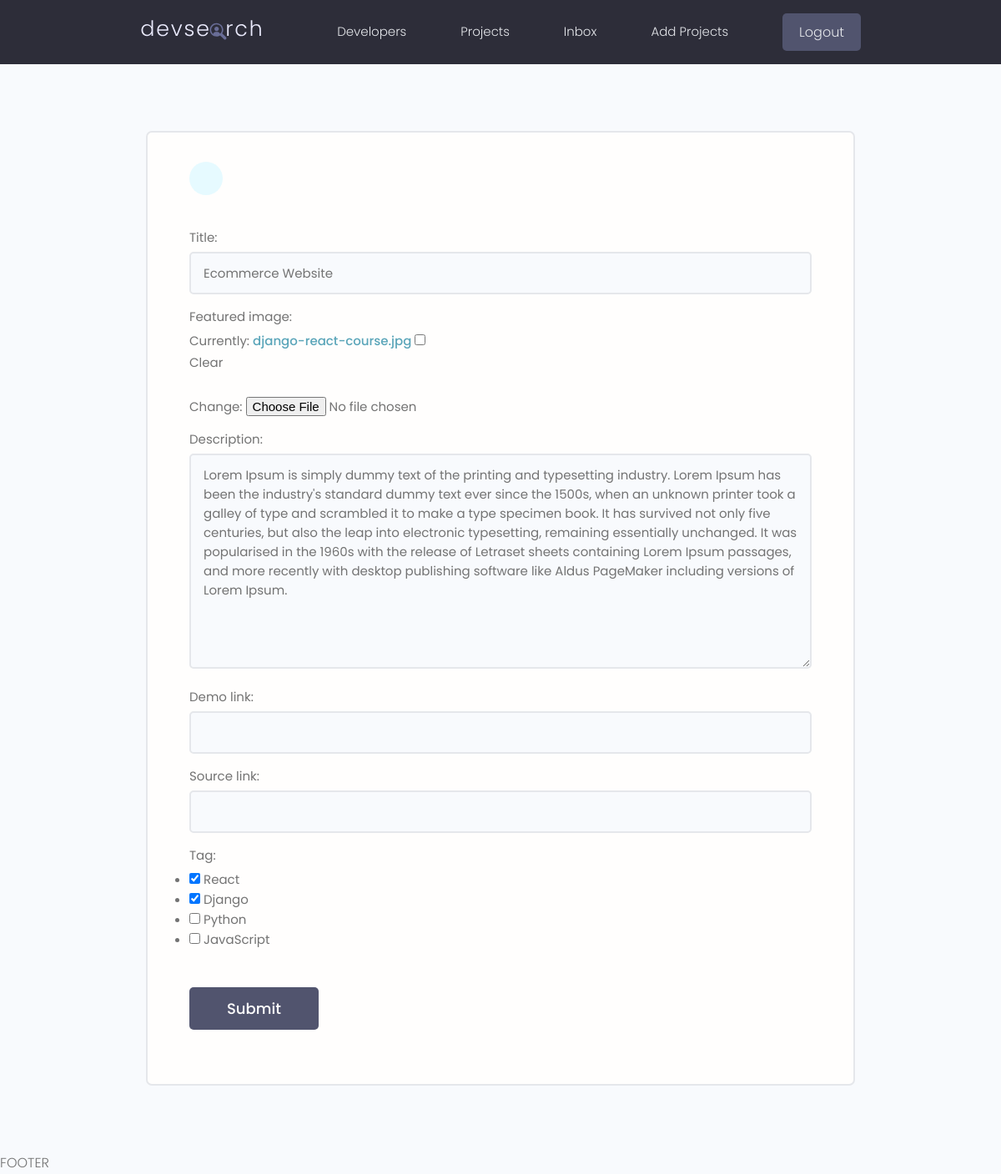
The page /projects/update-project/e0876eed2e7843fbacb52210df6950fb (signed in) on the database as committed earlier.
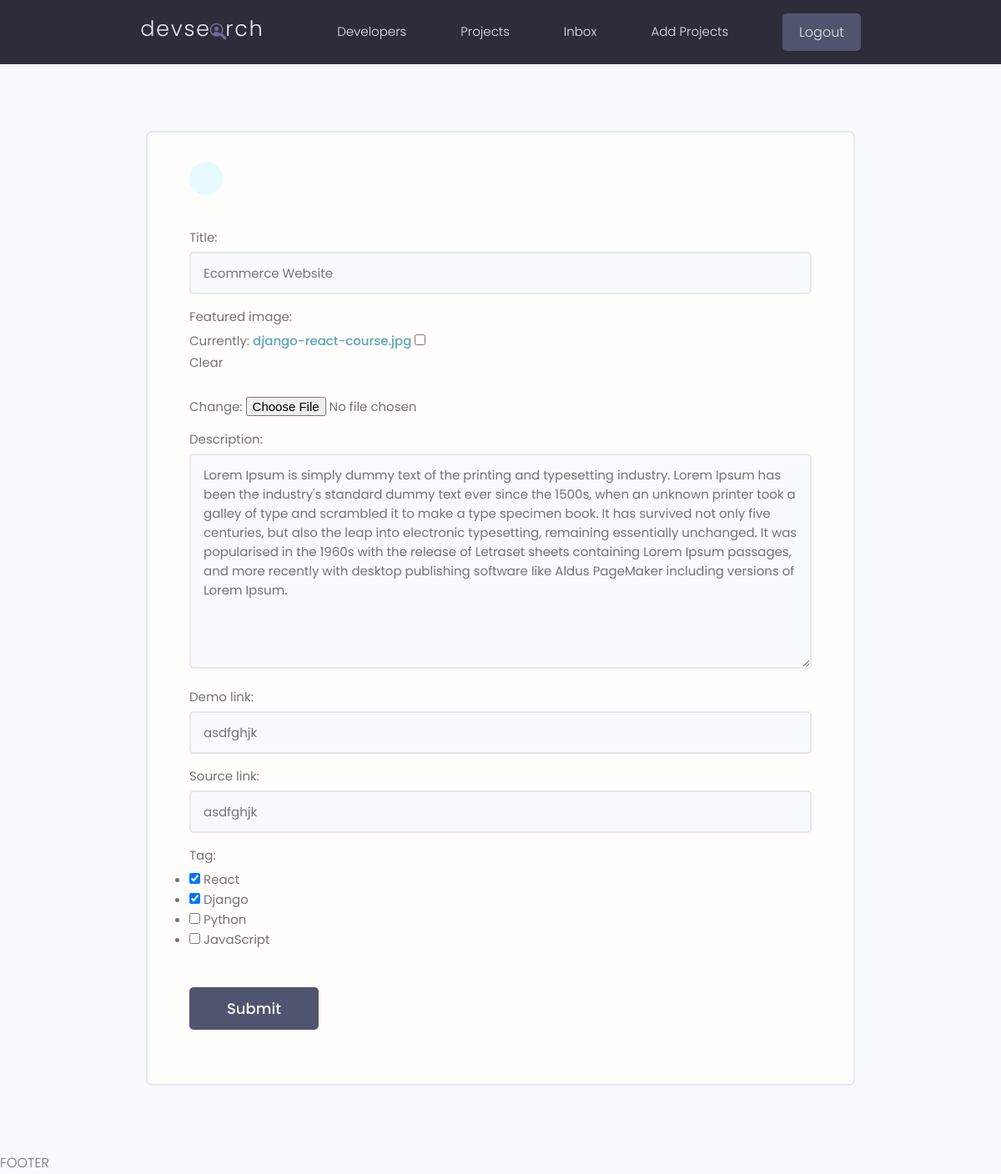
The same page on the database as committed later.
### projects/models.py (models this page shows, shortened)
class Project(models.Model):
    owner = models.ForeignKey(Profile, null=True, blank=True, on_delete=models.SET_NULL)
    title = models.CharField(max_length=200)
    description = models.TextField(null=True, blank=True) # not necessary
    featured_image = models.ImageField(null=True, blank=True, default="default.jpg")
    demo_link = models.CharField(max_length=2000, null=True, blank=True)
    source_link = models.CharField(max_length=2000, null=True, blank=True)
    tag = models.ManyToManyField('Tag', blank=True)
    vote_total = models.IntegerField(default=0, null=True, blank=True)
    vote_ratio = models.IntegerField(default=0, null=True, blank=True)
    created = models.DateTimeField(auto_now_add=True)
    id = models.UUIDField(default=uuid.uuid4, unique=True, primary_key=True, editable=False)

### projects/views.py (the view)
# urls.py: path('update-project/<str:pk>', views.updateProject, name="update-project"),
@login_required(login_url="login")
def updateProject(request, pk):
    project = Project.objects.get(id = pk)
    form = ProjectForm(instance = project)
    if request.method == 'POST':
        form = ProjectForm(request.POST, request.FILES, instance=project)
        if form.is_valid():
            form.save()
            return redirect('projects')
    context = {'form':form}
    return render(request, "projects/project-form.html",context)

### projects/forms.py
class ProjectForm(ModelForm):  #creates form based on the model
    class Meta:
        model = Project
        fields =  ['title', 'featured_image', 'description', 'demo_link', 'source_link', 'tag'] #includes all editable fields '__all__'
        widgets = {
            'tag': forms.CheckboxSelectMultiple(),
        }
    def __init__(self, *args, **kwargs):
        super(ProjectForm, self).__init__(*args, **kwargs)
        for field in self.fields:
            self.fields[field].widget.attrs.update({'class':'input'})

### projects/models.py (called while the page is built)
    def __str__(self):
        return self.name

### projects/templates/projects/project-form.html (shortened to what this page needs)
{% extends "main.html"%}
{% block content%}
<main class="formPage my-xl">
    <div class="content-box">
        <div class="formWrapper">
            <a class="backButton" href="#"></a>
            <br>
            <form class="form" method="POST" enctype="multipart/form-data">
                {% for field in form %}
                <div class="form__field">
                    <label for="formInput#text">{{field.label}}:</label>
                    {{field}}
                </div>
                {% endfor %}
                <input class="btn btn--sub btn--lg  my-md" type="submit" value="Submit" />
            </form>
        </div>
    </div>
</main>
{% endblock %}

Rows that differ between the two databases and show on the page:
changed Project "Ecommerce Website": demo_link (not shown) → "asdfghjk"; source_link (not shown) → "asdfghjk"
